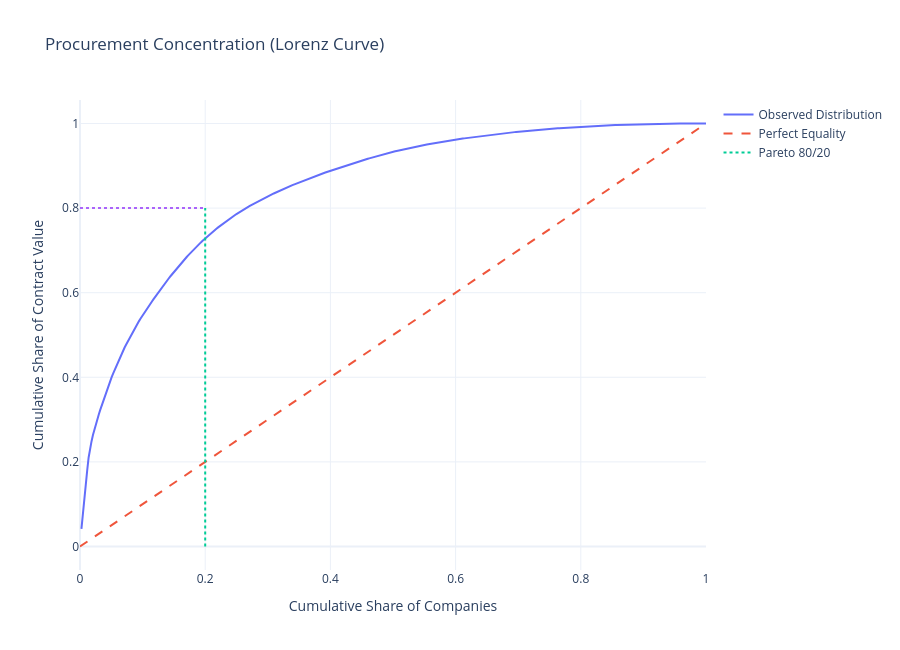

The notebook cell this image was saved under:
### Markdown cell above
## <font size=5>**3.2. How Highly Concentrated Is The Network?**</font> <a class="anchor" id="3.2"></a>

[Back to TOC](#toc)

### Code cell
# =====================================================
# EXTRACT COMPANY PROCUREMENT VALUE
# =====================================================

def company_concentration_analysis(
    G,
    top_percentages=[0.01, 0.05, 0.1, 0.2],
    weight_attr="total_price"
):
    """
    Measures procurement concentration among companies.

    Uses incoming edge weights:
        companies receiving contract value.
    """

    # =================================================
    # COMPANY IN-STRENGTH
    # =================================================

    company_values = []

    for node in G.nodes():

        node_type = G.nodes[node].get("node_type")

        # only suppliers / adjudicatarios
        if node_type == "adjudicatario":

            total_value = G.in_degree(
                node,
                weight=weight_attr
            )

            if total_value > 0:

                company_values.append({
                    "company": node,
                    "total_value": total_value
                })

    df = pd.DataFrame(company_values)

    # =================================================
    # SORT DESCENDING
    # =================================================

    df = df.sort_values(
        "total_value",
        ascending=False
    ).reset_index(drop=True)

    # =================================================
    # SHARES
    # =================================================

    total_market = df["total_value"].sum()

    df["value_share"] = (
        df["total_value"] / total_market
    )

    df["cum_value_share"] = (
        df["value_share"].cumsum()
    )

    df["company_share"] = (
        np.arange(1, len(df) + 1) / len(df)
    )

    # =================================================
    # PARETO RESULTS
    # =================================================

    print("\n===================================")
    print("PROCUREMENT CONCENTRATION")
    print("===================================")

    for p in top_percentages:

        n_top = max(1, int(len(df) * p))

        captured = (
            df.iloc[:n_top]["value_share"]
            .sum()
        )

        print(
            f"\nTop {p*100:.0f}% companies "
            f"control {captured*100:.2f}% "
            f"of total contract value"
        )

    # =================================================
    # GINI COEFFICIENT
    # =================================================

    values = np.sort(df["total_value"].values)

    n = len(values)

    cumulative = np.cumsum(values)

    gini = (
        (
            n + 1
            - 2 * np.sum(cumulative) / cumulative[-1]
        ) / n
    )

    print(f"\nGini coefficient: {gini:.4f}")

    # =================================================
    # HHI
    # =================================================

    hhi = np.sum(
        (df["value_share"] * 100) ** 2
    )

    print(f"HHI: {hhi:.2f}")

    # =================================================
    # PARETO / LORENZ CURVE
    # =================================================

    fig = go.Figure()

    # Lorenz curve
    fig.add_trace(
        go.Scatter(
            x=df["company_share"],
            y=df["cum_value_share"],
            mode="lines",
            name="Observed Distribution"
        )
    )

    # equality line
    fig.add_trace(
        go.Scatter(
            x=[0, 1],
            y=[0, 1],
            mode="lines",
            name="Perfect Equality",
            line=dict(dash="dash")
        )
    )

    # 80/20 reference
    fig.add_trace(
        go.Scatter(
            x=[0.2, 0.2],
            y=[0, 0.8],
            mode="lines",
            name="Pareto 80/20",
            line=dict(dash="dot")
        )
    )

    fig.add_trace(
        go.Scatter(
            x=[0, 0.2],
            y=[0.8, 0.8],
            mode="lines",
            showlegend=False,
            line=dict(dash="dot")
        )
    )

    fig.update_layout(
        title="Procurement Concentration (Lorenz Curve)",
        template="plotly_white",
        width=900,
        height=650,
        xaxis_title="Cumulative Share of Companies",
        yaxis_title="Cumulative Share of Contract Value"
    )

    fig.show()

    return df


# =====================================================
# RUN
# =====================================================

concentration_df = company_concentration_analysis(
    G_log,
    top_percentages=[0.01, 0.05, 0.1, 0.2]
)

### Figure 1 — Plotly figure (JSON) as saved in the notebook; plotly's stock layout.template omitted (floating-point values rounded to 4 significant figures; data arrays with more than 128 entries replaced by an {"elided": "..."} marker saying what was removed)
{"data": [{"mode": "lines", "name": "Observed Distribution", "type": "scatter", "x": {"elided": "435 float values"}, "y": {"elided": "435 float values"}}, {"line": {"dash": "dash"}, "mode": "lines", "name": "Perfect Equality", "type": "scatter", "x": [0, 1], "y": [0, 1]}, {"line": {"dash": "dot"}, "mode": "lines", "name": "Pareto 80/20", "type": "scatter", "x": [0.2, 0.2], "y": [0, 0.8]}, {"line": {"dash": "dot"}, "mode": "lines", "showlegend": false, "type": "scatter", "x": [0, 0.2], "y": [0.8, 0.8]}], "layout": {"height": 650, "title": {"text": "Procurement Concentration (Lorenz Curve)"}, "width": 900, "xaxis": {"title": {"text": "Cumulative Share of Companies"}}, "yaxis": {"title": {"text": "Cumulative Share of Contract Value"}}}}
